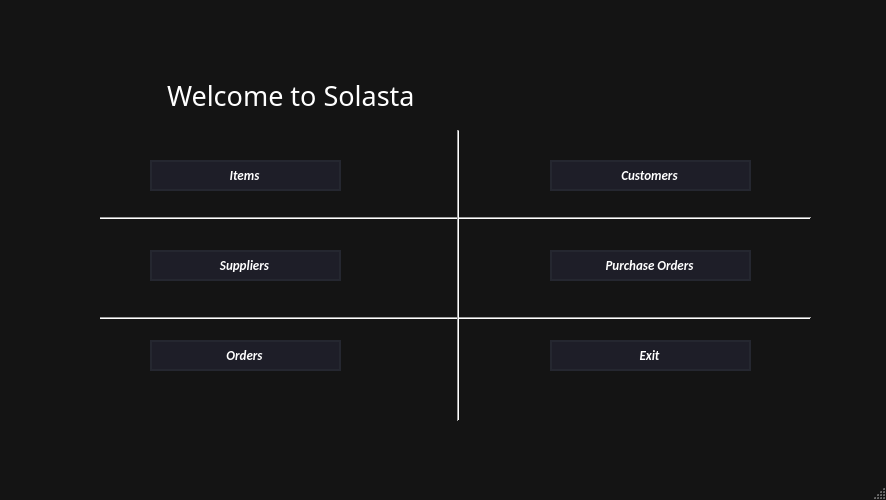
<?xml version="1.0" encoding="UTF-8"?>
<ui version="4.0">
 <class>MainWindow</class>
 <widget class="QMainWindow" name="MainWindow">
  <property name="geometry">
   <rect>
    <x>0</x>
    <y>0</y>
    <width>886</width>
    <height>500</height>
   </rect>
  </property>
  <property name="windowTitle">
   <string>MainWindow</string>
  </property>
  <property name="styleSheet">
   <string notr="true">QMainWindow{
	background-color: rgb(20,20,20);
}

QMenuBar{
background-color: rgb(20,20,20);
}</string>
  </property>
  <widget class="QWidget" name="centralwidget">
   <widget class="QPushButton" name="exitButton">
    <property name="geometry">
     <rect>
      <x>550</x>
      <y>340</y>
      <width>201</width>
      <height>31</height>
     </rect>
    </property>
    <property name="font">
     <font>
      <family>Calibri</family>
      <pointsize>10</pointsize>
      <weight>75</weight>
      <italic>true</italic>
      <bold>true</bold>
     </font>
    </property>
    <property name="styleSheet">
     <string notr="true">QPushButton{
	border: 2px solid rgb(37, 39, 48);
	border-radius: 100px;
	color: #FFF;
	background-color: rgb(30, 30, 40);
	padding-left: 18px;
	padding-right: 20px;
}

QPushButton:hover{
	border: 2px solid rgb(53, 53, 71)
}</string>
    </property>
    <property name="text">
     <string>Exit</string>
    </property>
   </widget>
   <widget class="QPushButton" name="itemButton">
    <property name="geometry">
     <rect>
      <x>150</x>
      <y>160</y>
      <width>191</width>
      <height>31</height>
     </rect>
    </property>
    <property name="font">
     <font>
      <family>Calibri</family>
      <pointsize>10</pointsize>
      <weight>75</weight>
      <italic>true</italic>
      <bold>true</bold>
     </font>
    </property>
    <property name="styleSheet">
     <string notr="true">QPushButton{
	border: 2px solid rgb(37, 39, 48);
	border-radius: 100px;
	color: #FFF;
	background-color: rgb(30, 30, 40);
	padding-left: 18px;
	padding-right: 20px;
}

QPushButton:hover{
	border: 2px solid rgb(53, 53, 71)
}</string>
    </property>
    <property name="text">
     <string>Items</string>
    </property>
   </widget>
   <widget class="QPushButton" name="suppliersButton">
    <property name="geometry">
     <rect>
      <x>150</x>
      <y>250</y>
      <width>191</width>
      <height>31</height>
     </rect>
    </property>
    <property name="font">
     <font>
      <family>Calibri</family>
      <pointsize>10</pointsize>
      <weight>75</weight>
      <italic>true</italic>
      <bold>true</bold>
     </font>
    </property>
    <property name="styleSheet">
     <string notr="true">QPushButton{
	border: 2px solid rgb(37, 39, 48);
	border-radius: 100px;
	color: #FFF;
	background-color: rgb(30, 30, 40);
	padding-left: 18px;
	padding-right: 20px;
}

QPushButton:hover{
	border: 2px solid rgb(53, 53, 71)
}</string>
    </property>
    <property name="text">
     <string>Suppliers</string>
    </property>
   </widget>
   <widget class="QPushButton" name="customersButton">
    <property name="geometry">
     <rect>
      <x>550</x>
      <y>160</y>
      <width>201</width>
      <height>31</height>
     </rect>
    </property>
    <property name="font">
     <font>
      <family>Calibri</family>
      <pointsize>10</pointsize>
      <weight>75</weight>
      <italic>true</italic>
      <bold>true</bold>
     </font>
    </property>
    <property name="styleSheet">
     <string notr="true">QPushButton{
	border: 2px solid rgb(37, 39, 48);
	border-radius: 100px;
	color: #FFF;
	background-color: rgb(30, 30, 40);
	padding-left: 18px;
	padding-right: 20px;
}

QPushButton:hover{
	border: 2px solid rgb(53, 53, 71)
}</string>
    </property>
    <property name="text">
     <string>Customers</string>
    </property>
   </widget>
   <widget class="QPushButton" name="orderButton">
    <property name="geometry">
     <rect>
      <x>150</x>
      <y>340</y>
      <width>191</width>
      <height>31</height>
     </rect>
    </property>
    <property name="font">
     <font>
      <family>Calibri</family>
      <pointsize>10</pointsize>
      <weight>75</weight>
      <italic>true</italic>
      <bold>true</bold>
     </font>
    </property>
    <property name="styleSheet">
     <string notr="true">QPushButton{
	border: 2px solid rgb(37, 39, 48);
	border-radius: 100px;
	color: #FFF;
	background-color: rgb(30, 30, 40);
	padding-left: 18px;
	padding-right: 20px;
}

QPushButton:hover{
	border: 2px solid rgb(53, 53, 71)
}</string>
    </property>
    <property name="text">
     <string>Orders</string>
    </property>
   </widget>
   <widget class="QPushButton" name="poButton">
    <property name="geometry">
     <rect>
      <x>550</x>
      <y>250</y>
      <width>201</width>
      <height>31</height>
     </rect>
    </property>
    <property name="font">
     <font>
      <family>Calibri</family>
      <pointsize>10</pointsize>
      <weight>75</weight>
      <italic>true</italic>
      <bold>true</bold>
     </font>
    </property>
    <property name="styleSheet">
     <string notr="true">QPushButton{
	border: 2px solid rgb(37, 39, 48);
	border-radius: 100px;
	color: #FFF;
	background-color: rgb(30, 30, 40);
	padding-left: 18px;
	padding-right: 20px;
}

QPushButton:hover{
	border: 2px solid rgb(53, 53, 71)
}</string>
    </property>
    <property name="text">
     <string>Purchase Orders</string>
    </property>
   </widget>
   <widget class="QLabel" name="label">
    <property name="geometry">
     <rect>
      <x>140</x>
      <y>70</y>
      <width>641</width>
      <height>51</height>
     </rect>
    </property>
    <property name="font">
     <font>
      <family>Goudy Stout</family>
      <pointsize>20</pointsize>
      <weight>50</weight>
      <bold>false</bold>
     </font>
    </property>
    <property name="styleSheet">
     <string notr="true">QLabel{
	color: #FFF;
	padding-left: 20px;
	padding-right: 10px;
}</string>
    </property>
    <property name="text">
     <string>Welcome to Solasta</string>
    </property>
   </widget>
   <widget class="QLabel" name="label_2">
    <property name="geometry">
     <rect>
      <x>80</x>
      <y>-20</y>
      <width>811</width>
      <height>491</height>
     </rect>
    </property>
    <property name="text">
     <string/>
    </property>
    <property name="pixmap">
     <pixmap>:/newPrefix/Pictures/qtdesignerpic.jpg</pixmap>
    </property>
    <property name="scaledContents">
     <bool>true</bool>
    </property>
   </widget>
   <widget class="Line" name="line">
    <property name="geometry">
     <rect>
      <x>100</x>
      <y>310</y>
      <width>711</width>
      <height>16</height>
     </rect>
    </property>
    <property name="orientation">
     <enum>Qt::Horizontal</enum>
    </property>
   </widget>
   <widget class="Line" name="line_2">
    <property name="geometry">
     <rect>
      <x>100</x>
      <y>210</y>
      <width>711</width>
      <height>16</height>
     </rect>
    </property>
    <property name="orientation">
     <enum>Qt::Horizontal</enum>
    </property>
   </widget>
   <widget class="Line" name="line_3">
    <property name="geometry">
     <rect>
      <x>450</x>
      <y>130</y>
      <width>16</width>
      <height>291</height>
     </rect>
    </property>
    <property name="orientation">
     <enum>Qt::Vertical</enum>
    </property>
   </widget>
   <zorder>label_2</zorder>
   <zorder>exitButton</zorder>
   <zorder>itemButton</zorder>
   <zorder>suppliersButton</zorder>
   <zorder>customersButton</zorder>
   <zorder>orderButton</zorder>
   <zorder>poButton</zorder>
   <zorder>label</zorder>
   <zorder>line</zorder>
   <zorder>line_2</zorder>
   <zorder>line_3</zorder>
  </widget>
  <widget class="QMenuBar" name="menubar">
   <property name="geometry">
    <rect>
     <x>0</x>
     <y>0</y>
     <width>886</width>
     <height>18</height>
    </rect>
   </property>
  </widget>
  <widget class="QStatusBar" name="statusbar"/>
 </widget>
 <resources>
  <include location="../test.qrc"/>
 </resources>
 <connections/>
</ui>
